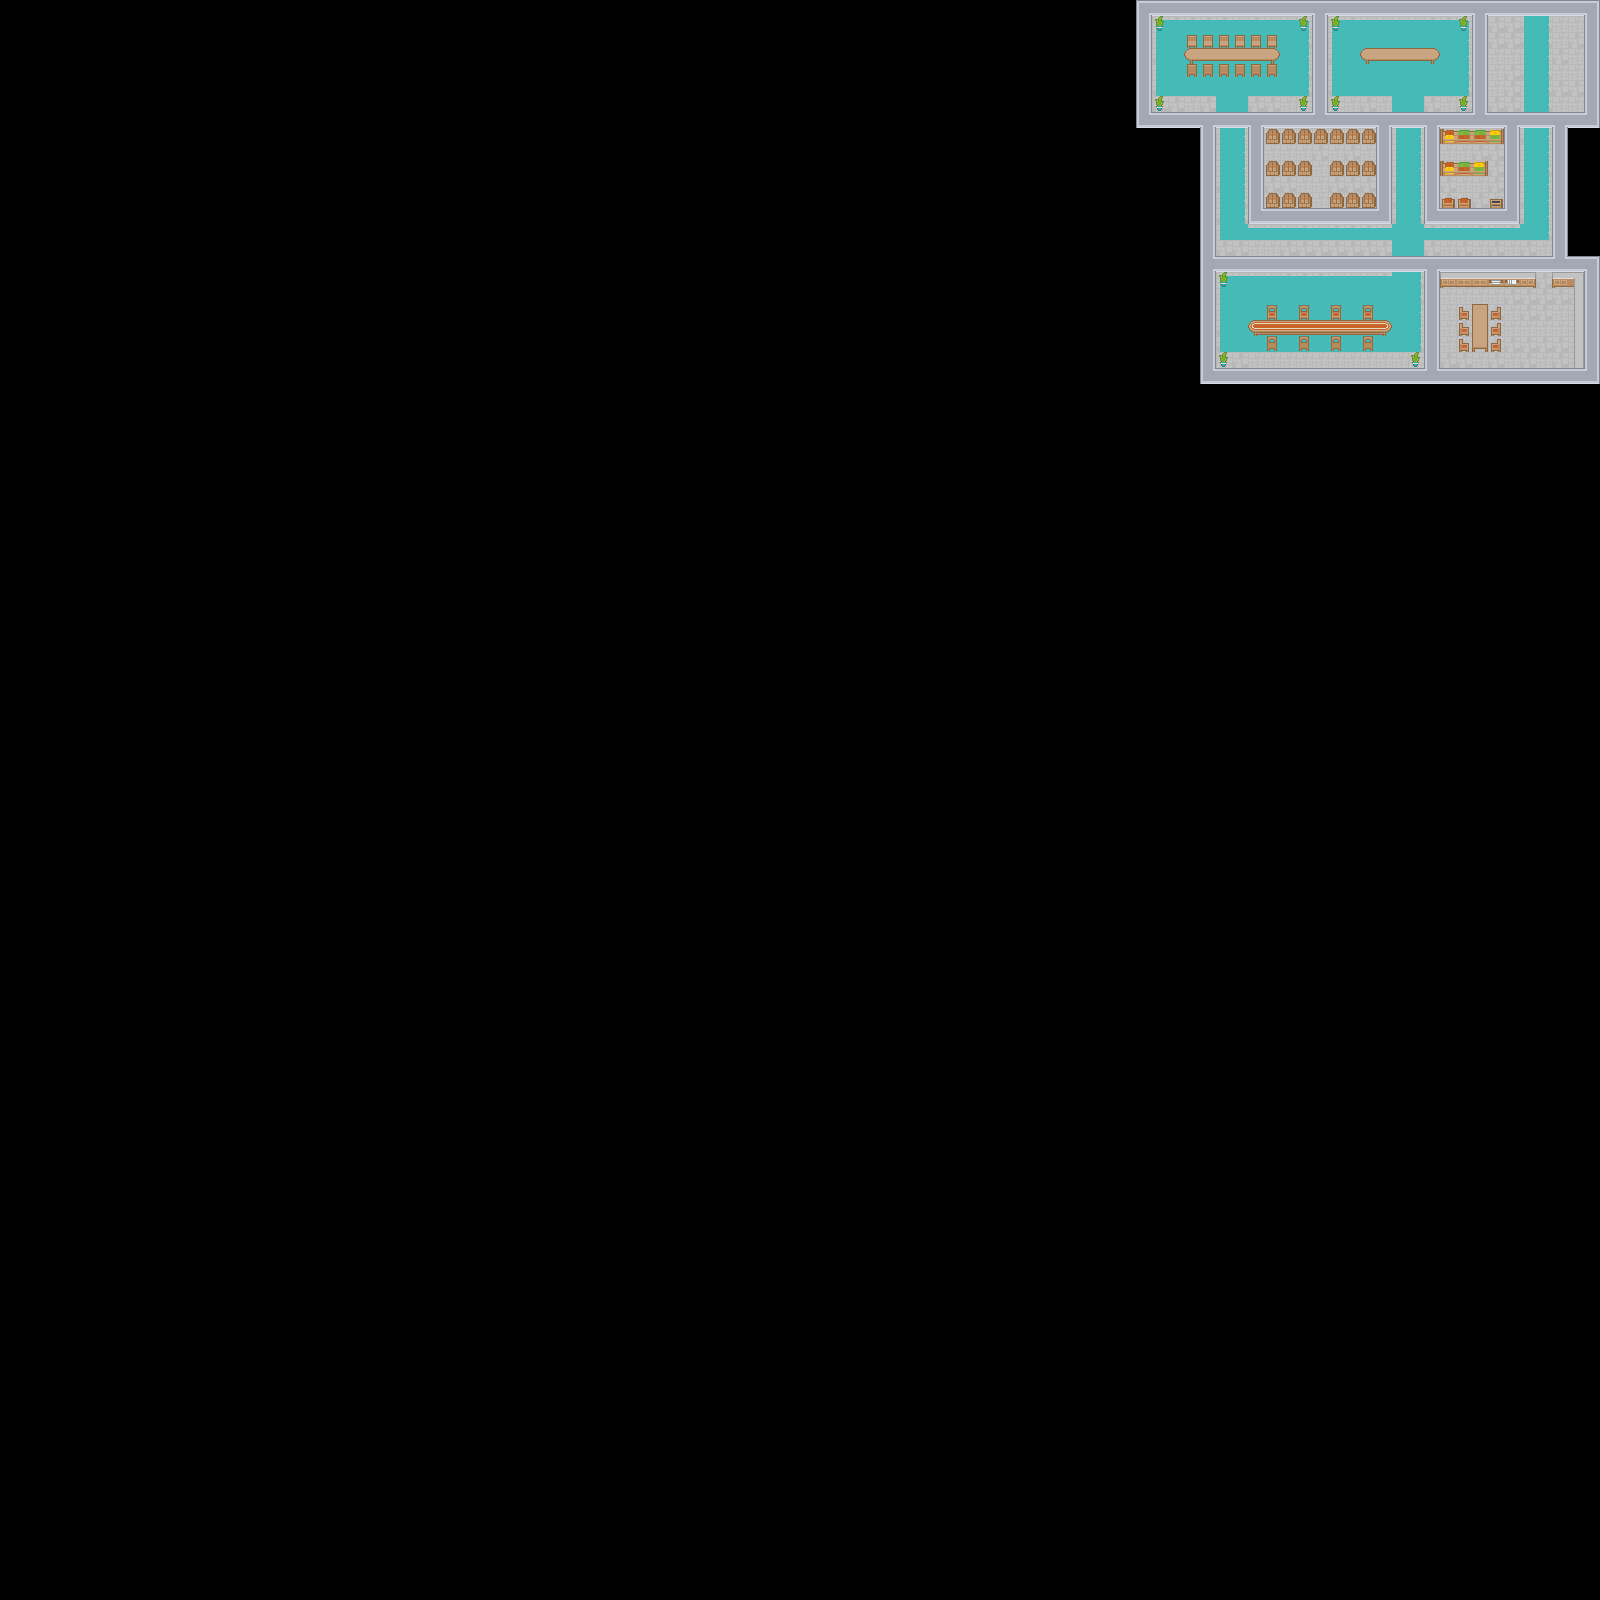

The image is a tile-based game level rendered from a .tmx file. Its description and source (layers, tilesets, objects; grid data summarised) follow:
An orthogonal 100x100 tile map with 16x16 px tiles, 4 tile layers (floors, prop1, prop2, walls), 2 tilesets and 59 objects (12x enemySpawn, 11x door, playerSpawn).

<map version="1.0" orientation="orthogonal" renderorder="right-down" width="100" height="100" tilewidth="16" tileheight="16" nextobjectid="119">
 <tileset firstgid="1" name="roguelikeSheet_transparent" tilewidth="16" tileheight="16" spacing="1" tilecount="1767" columns="57">
  <image source="../tilesets/roguelikeSheet_transparent.png" width="968" height="526" />
 </tileset>
 <tileset firstgid="1768" name="roguelikeIndoor_transparent" tilewidth="16" tileheight="16" spacing="1" tilecount="468" columns="26">
  <image source="../tilesets/roguelikeIndoor_transparent.png" width="457" height="305" />
 </tileset>
 <layer name="floors" width="100" height="100">
  <data>[10000 cells, 444 non-empty, 2 distinct tile ids]</data>
 </layer>
 <layer name="prop1" width="100" height="100">
  <data>[10000 cells, 336 non-empty, 24 distinct tile ids]</data>
 </layer>
 <layer name="prop2" width="100" height="100">
  <data>[10000 cells, 64 non-empty, 18 distinct tile ids]</data>
 </layer>
 <layer name="walls" width="100" height="100">
  <data>[10000 cells, 201 non-empty, 9 distinct tile ids]</data>
 </layer>
 <objectgroup name="objects">
  <object id="1" type="door" gid="324" x="1520" y="128" width="16" height="16">
   <properties>
    <property name="collidable" type="bool" value="true" />
    <property name="openGID" type="int" value="490" />
   </properties>
  </object>
  <object id="3" type="door" gid="325" x="1536" y="128" width="16" height="16">
   <properties>
    <property name="collidable" type="bool" value="true" />
    <property name="openGID" type="int" value="491" />
   </properties>
  </object>
  <object id="4" type="door" gid="148" x="1536" y="272" width="16" height="16">
   <properties>
    <property name="collidable" type="bool" value="true" />
    <property name="openGID" type="int" value="261" />
   </properties>
  </object>
  <object id="5" type="door" gid="324" x="1392" y="128" width="16" height="16">
   <properties>
    <property name="collidable" type="bool" value="true" />
    <property name="openGID" type="int" value="490" />
   </properties>
  </object>
  <object id="6" type="door" gid="325" x="1408" y="128" width="16" height="16">
   <properties>
    <property name="collidable" type="bool" value="true" />
    <property name="openGID" type="int" value="491" />
   </properties>
  </object>
  <object id="7" type="door" gid="324" x="1216" y="128" width="16" height="16">
   <properties>
    <property name="collidable" type="bool" value="true" />
    <property name="openGID" type="int" value="490" />
   </properties>
  </object>
  <object id="8" type="door" gid="325" x="1232" y="128" width="16" height="16">
   <properties>
    <property name="collidable" type="bool" value="true" />
    <property name="openGID" type="int" value="491" />
   </properties>
  </object>
  <object id="9" type="door" gid="147" x="1472" y="224" width="16" height="16">
   <properties>
    <property name="collidable" type="bool" value="true" />
    <property name="openGID" type="int" value="261" />
   </properties>
  </object>
  <object id="10" type="door" gid="147" x="1312" y="224" width="16" height="16">
   <properties>
    <property name="collidable" type="bool" value="true" />
    <property name="openGID" type="int" value="261" />
   </properties>
  </object>
  <object id="11" type="door" gid="324" x="1392" y="272" width="16" height="16">
   <properties>
    <property name="collidable" type="bool" value="true" />
    <property name="openGID" type="int" value="490" />
   </properties>
  </object>
  <object id="12" type="door" gid="325" x="1408" y="272" width="16" height="16">
   <properties>
    <property name="collidable" type="bool" value="true" />
    <property name="openGID" type="int" value="491" />
   </properties>
  </object>
  <object id="13" name="playerSpawn" x="1520" y="32" width="16" height="16" visible="0" />
  <object id="40" type="enemySpawn" x="1520" y="304" width="16" height="16" visible="0" />
  <object id="41" type="enemySpawn" x="1536" y="304" width="16" height="16" visible="0" />
  <object id="42" type="enemySpawn" x="1520" y="320" width="16" height="16" visible="0" />
  <object id="43" type="enemySpawn" x="1536" y="320" width="16" height="16" visible="0" />
  <object id="44" type="enemySpawn" x="1472" y="176" width="16" height="16" visible="0" />
  <object id="45" type="enemySpawn" x="1280" y="64" width="16" height="16" visible="0" />
  <object id="46" type="enemySpawn" x="1168" y="16" width="16" height="16" visible="0" />
  <object id="47" type="enemySpawn" x="1232" y="288" width="16" height="16" visible="0" />
  <object id="48" type="enemySpawn" x="1360" y="288" width="16" height="16" visible="0" />
  <object id="49" type="enemySpawn" x="1232" y="160" width="16" height="16" visible="0" />
  <object id="50" type="enemySpawn" x="1232" y="240" width="16" height="16" visible="0" />
  <object id="51" type="enemySpawn" x="1440" y="80" width="16" height="16" visible="0" />
  <object id="109" gid="1872" x="1360" y="48" width="16" height="16">
   <properties>
    <property name="collidable" type="bool" value="true" />
    <property name="health" type="int" value="6" />
    <property name="maxHealth" type="int" value="6" />
    <property name="objectHeight" type="int" value="90" />
   </properties>
  </object>
  <object id="110" gid="1872" x="1376" y="48" width="16" height="16">
   <properties>
    <property name="collidable" type="bool" value="true" />
    <property name="health" type="int" value="6" />
    <property name="maxHealth" type="int" value="6" />
    <property name="objectHeight" type="int" value="90" />
   </properties>
  </object>
  <object id="111" gid="1872" x="1392" y="48" width="16" height="16">
   <properties>
    <property name="collidable" type="bool" value="true" />
    <property name="health" type="int" value="6" />
    <property name="maxHealth" type="int" value="6" />
    <property name="objectHeight" type="int" value="90" />
   </properties>
  </object>
  <object id="112" gid="1872" x="1408" y="48" width="16" height="16">
   <properties>
    <property name="collidable" type="bool" value="true" />
    <property name="health" type="int" value="6" />
    <property name="maxHealth" type="int" value="6" />
    <property name="objectHeight" type="int" value="90" />
   </properties>
  </object>
  <object id="113" gid="1872" x="1424" y="48" width="16" height="16">
   <properties>
    <property name="collidable" type="bool" value="true" />
    <property name="health" type="int" value="6" />
    <property name="maxHealth" type="int" value="6" />
    <property name="objectHeight" type="int" value="90" />
   </properties>
  </object>
  <object id="114" gid="1873" x="1360" y="80" width="16" height="16">
   <properties>
    <property name="collidable" type="bool" value="true" />
    <property name="health" type="int" value="6" />
    <property name="maxHealth" type="int" value="6" />
    <property name="objectHeight" type="int" value="90" />
   </properties>
  </object>
  <object id="115" gid="1873" x="1376" y="80" width="16" height="16">
   <properties>
    <property name="collidable" type="bool" value="true" />
    <property name="health" type="int" value="6" />
    <property name="maxHealth" type="int" value="6" />
    <property name="objectHeight" type="int" value="90" />
   </properties>
  </object>
  </objectgroup>
 <objectgroup name="collisions" visible="0">
  <properties>
   <property name="collidable" type="bool" value="true" />
  </properties>
  <!-- 25 objects omitted --></objectgroup>
 <objectgroup name="navmesh" visible="0" />
</map>
<!-- 28 of 59 objects omitted -->
